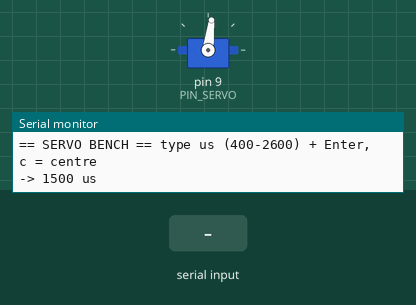
Recording of a sketch running on a simulated Arduino Uno, built with avr-gcc and run on an emulated ATmega328P. Shown: servo, the last lines printed to the serial monitor. The test bench sets the inputs (shaded band).

Above: at 1.2 s.
1.3 s: "90,45\n" received over Serial
At 1.7 s:
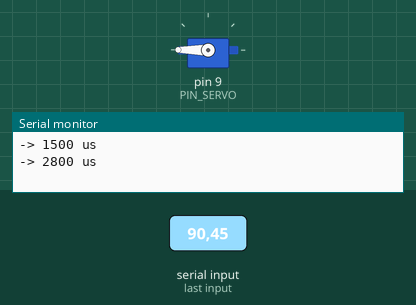
2.8 s: "5\n" received over Serial
At 4.0 s:
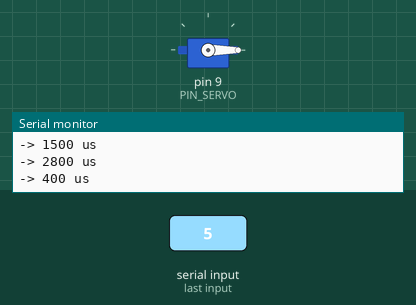
4.3 s: "30,150\n" received over Serial
At 5.2 s:
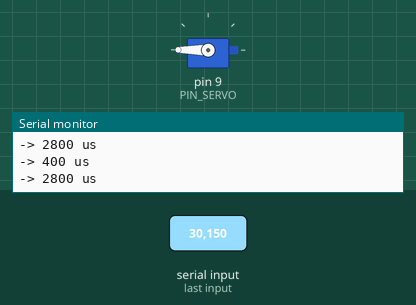
5.8 s: "90\n" received over Serial
At 6.4 s:
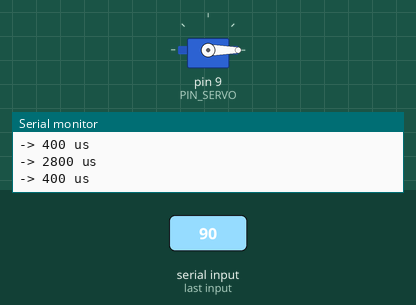
Timing chart, 0 to 8.3 s (numbered marks = the images above; inputs shaded):
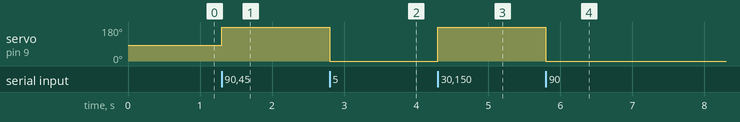

Measured:
- after the input at 1.3 s, servo on pin 9 (PIN_SERVO): 83° → 180° at once
- after the input at 2.8 s, servo on pin 9 (PIN_SERVO): 180° → 0° at once
- after the input at 4.3 s, servo on pin 9 (PIN_SERVO): 0° → 180° at once
- after the input at 5.8 s, servo on pin 9 (PIN_SERVO): 180° → 0° at once

The sketch:

servo_bench.ino
```cpp
/* servo_bench -- measure the HOOYIJ MG90D-270's real pulse-to-angle map and
 * its end-of-travel pulses. A bench MEASUREMENT sketch, like uno_bringup --
 * NOT the car firmware. Re-flash uno_control afterwards.
 *
 * Serial Monitor at 115200, line ending "Newline": type a pulse width in
 * microseconds (400-2600) and Enter; 'c' re-centres to 1500. The sketch echoes
 * what it commanded.
 *
 * attach() gets explicit 400-2600 limits ON PURPOSE: with no limits the Servo
 * library clamps every pulse to 544-2400 us, which would hide both ends of a
 * 500-2500 us servo (record Appendix FI) -- the very thing being measured.
 *
 * Wiring: signal D9, V+ to the Uno 5V pin, GND to GND. UNLOADED servo only
 * (horn free, not on the rack): the Uno's USB 5 V rail sits behind a 500 mA
 * polyfuse and is not sized for a stalled servo.
 */
#include <Servo.h>

const uint8_t PIN_SERVO = 9;
const int US_MIN = 400, US_MAX = 2800;

Servo servo;
char line[8];
uint8_t n = 0;

void go(int us) {
  if (us < US_MIN) us = US_MIN;
  if (us > US_MAX) us = US_MAX;
  servo.writeMicroseconds(us);
  Serial.print(F("-> ")); Serial.print(us); Serial.println(F(" us"));
}

void setup() {
  Serial.begin(115200);
  servo.attach(PIN_SERVO, US_MIN, US_MAX);
  Serial.println(F("== SERVO BENCH == type us (400-2600) + Enter, c = centre"));
  go(1500);
}

void loop() {
  while (Serial.available()) {
    char c = (char)Serial.read();
    if (c == 'c') { go(1500); n = 0; }
    else if (c >= '0' && c <= '9' && n < sizeof(line) - 1) line[n++] = c;
    else if ((c == '\n' || c == '\r') && n) { line[n] = 0; go(atoi(line)); n = 0; }
  }
}
```
